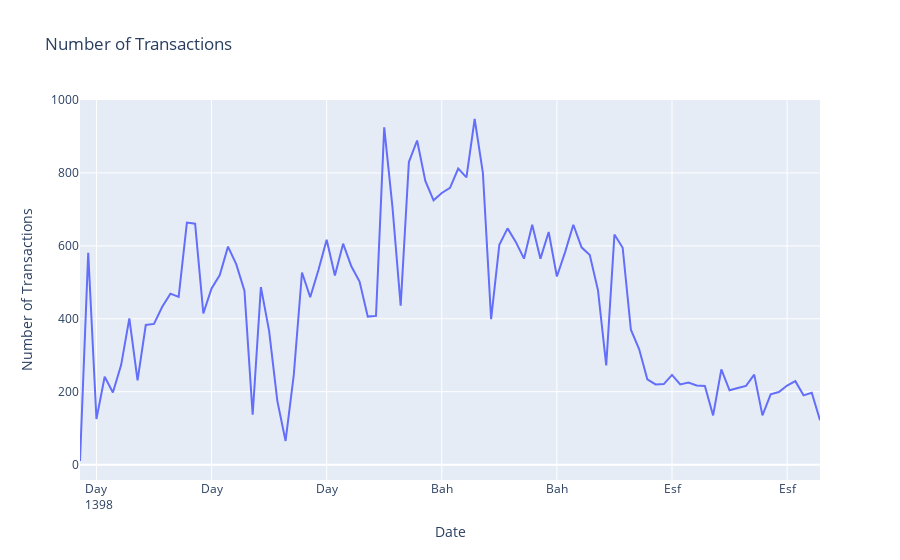
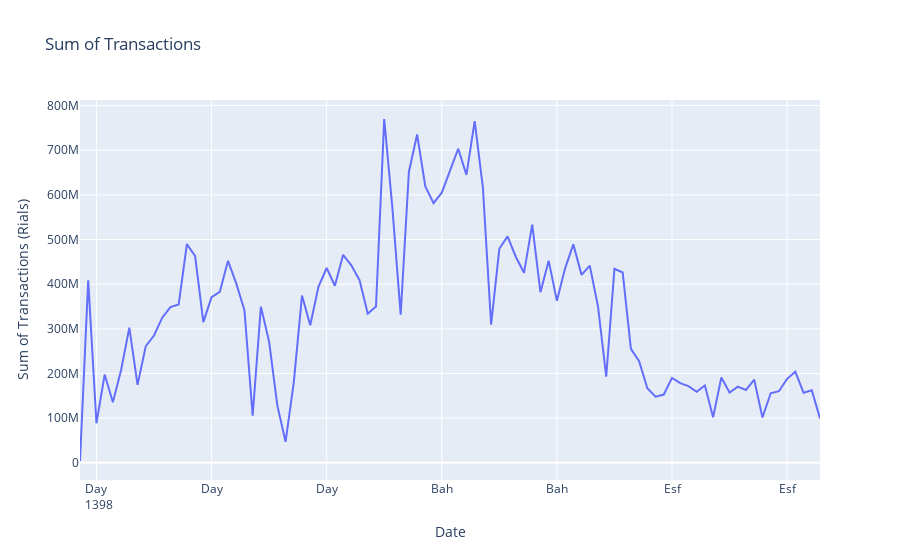

Notebook cell for these charts, in order:
### Markdown cell above
### 1)

### Code cell
last_date = transaction['DateTime'].max()
transaction_3_months = transaction[transaction['DateTime'] >= last_date - pd.Timedelta(days=90)]

transactions_per_day =  transaction_3_months.groupby(by=transaction_3_months['DateTime'].dt.date)

transactions_per_day_count = transactions_per_day.count()
transactions_per_day_sum = transactions_per_day.sum()

fig = go.Figure()
fig.add_trace(go.Scatter(x=list(transactions_per_day_count.index), y=list(transactions_per_day_count['UserID'])))
fig.update_layout(title_text="Number of Transactions")
fig.update_xaxes(title_text="Date")
fig.update_yaxes(title_text="Number of Transactions")
fig.update_xaxes(calendar='jalali', tickformat="%b\n\n\n%Y")
fig.show()

# sum of each day
fig = go.Figure()
fig.add_trace(go.Scatter(x=list(transactions_per_day_sum.index), y=list(transactions_per_day_sum['Paid Amount'])))
fig.update_layout(title_text="Sum of Transactions")
fig.update_xaxes(title_text="Date")
fig.update_yaxes(title_text="Sum of Transactions (Rials)")
fig.update_xaxes(calendar='jalali', tickformat="%b\n\n\n%Y")
